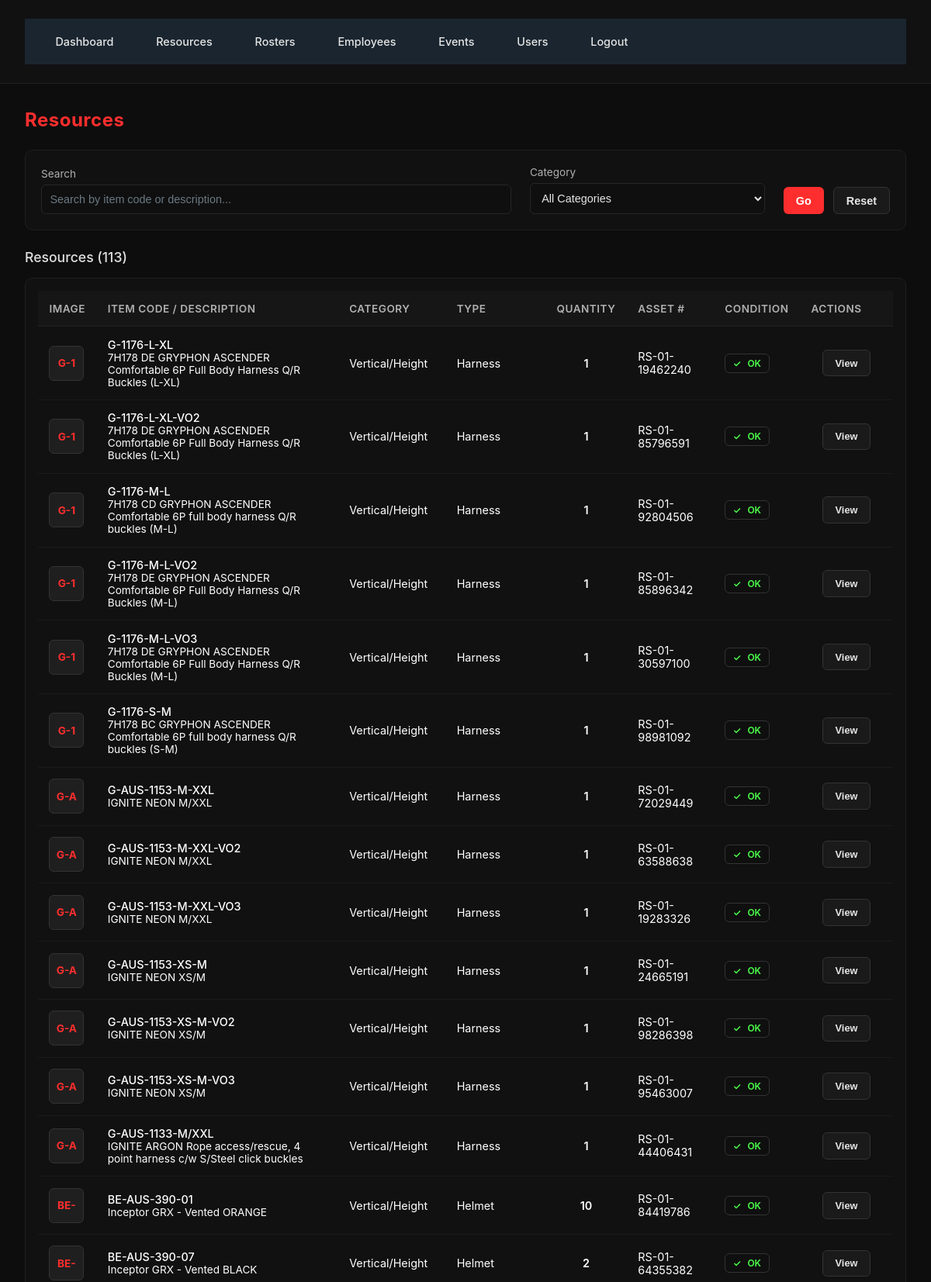
Screenshot of /resources (signed in, upper part) with the database file from the repository.
### Database.py (models this page shows)
class Resource(db.Model):
    id = db.Column(db.Integer, primary_key=True)
    item_code = db.Column(db.String(120), unique=True, nullable=False)
    category = db.Column(db.String(120), nullable=False)
    type = db.Column(db.String(120), nullable=False)
    description = db.Column(db.String(255))
    qty = db.Column(db.Integer, default=1)
    asset_number = db.Column(db.String(120))
    dom = db.Column(db.Date)  # Date of Manufacture
    lifespan_years = db.Column(db.Integer)

### app.py (the view)
    @app.route('/resources')
    @login_required
    def resources():
        return render_template('resources.html', resources=Resource.query.all())

### Templates/resources.html (shortened to what this page needs)
{% extends "base.html" %}
{% block content %}
<div class="page-header">
  <h2 class="page-title">Resources</h2>
</div>
<div class="filter-section">
  <div class="filter-row">
    <div class="filter-group" style="flex: 2;">
      <label>Search</label>
      <input type="text" id="searchInput" placeholder="Search by item code or description...">
    </div>
    <div class="filter-group">
      <label>Category</label>
      <select id="categoryFilter">
        <option value="">All Categories</option>
      </select>
    </div>
    <div class="filter-actions">
      <button class="btn btn-primary" onclick="applyFilters()">Go</button>
      <button class="btn btn-secondary" onclick="resetFilters()">Reset</button>
    </div>
  </div>
</div>
<div class="resources-header">
  <div class="resources-count">Resources (<span id="resourceCount">{{ resources|length }}</span>)</div>
</div>
<div class="table-wrapper">
  <table id="resourcesTable">
    <thead>
      <tr>
        <th style="width: 60px;">Image</th>
        <th>Item Code / Description</th>
        <th>Category</th>
        <th>Type</th>
        <th>Quantity</th>
        <th>Asset #</th>
        <th>Condition</th>
        <th style="width: 120px;">Actions</th>
      </tr>
    </thead>
    <tbody>
      {% for res in resources %}
      <tr class="resource-row" data-category="{{ res.category }}" data-search="{{ res.item_code }} {{ res.description }}">
        <td>
          <div class="resource-img">{{ res.item_code[:3].upper() }}</div>
        </td>
        <td>
          <div style="font-weight: 500;">{{ res.item_code }}</div>
          <div style="color: #ffffff; font-size: 0.85rem;">{{ res.description or 'N/A' }}</div>
        </td>
        <td>{{ res.category }}</td>
        <td>{{ res.type }}</td>
        <td>
          <div style="text-align: center; font-weight: 600;">{{ res.qty }}</div>
        </td>
        <td>{{ res.asset_number or '-' }}</td>
        <td>
          <span class="status-badge">OK</span>
        </td>
        <td style="text-align: center;">
          <a href="{{ url_for('resource_detail', resource_id=res.id) }}" style="text-decoration: none;">
            <button class="btn btn-secondary" style="padding: 0.4rem 0.8rem; font-size: 0.8rem;">View</button>
          </a>
        </td>
      </tr>
      {% endfor %}
    </tbody>
  </table>
</div>
{% endblock %}

### Static/Css/styles.css (style rules this page uses)
* { margin: 0; padding: 0; box-sizing: border-box; }
body { font-family: '72', 'SAP Sans', system-ui, sans-serif; background-color: #000000; color: #e0e0e0; }
.page-header .page-title { color: #ff9191; }
.page-header { display: flex; justify-content: space-between; align-items: center; margin-bottom: 1.5rem; }
.page-title { font-size: 1.5rem; font-weight: 500; color: #0dccff; }
.filter-section { background: #232f3a; padding: 1.5rem; border-radius: 4px; margin-bottom: 1.5rem; border: 1px solid #2d3f4d; }
.filter-row { display: flex; gap: 1rem; flex-wrap: wrap; align-items: center; }
.filter-group { flex: 1; min-width: 200px; }
.filter-group label { display: block; font-size: 0.85rem; color: #b0bcc4; margin-bottom: 0.5rem; }
.filter-group input, .filter-group select { width: 100%; padding: 0.65rem; background: #1a252f; border: 1px solid #2d3f4d; color: #e0e0e0; border-radius: 4px; font-size: 0.9rem; }
.filter-group input::placeholder { color: #6b7982; }
.filter-actions { display: flex; gap: 0.5rem; }
.btn { padding: 0.65rem 1.25rem; border: none; border-radius: 4px; font-weight: 500; cursor: pointer; transition: all 0.2s; font-size: 0.9rem; }
.btn-primary { background: #000000; color: #ffffff; font-weight: 600; }
.btn-secondary { background: transparent; color: #ffffff; border: 1px solid #ff9f9f; }
.resources-header { display: flex; justify-content: space-between; align-items: center; margin-bottom: 1rem; }
.resources-count { font-size: 1.1rem; font-weight: 500; color: #e0e0e0; }
.table-wrapper { background: #000000; border: 1px solid #000000; border-radius: 4px; overflow: hidden; }
table { width: 100%; border-collapse: collapse; }
table thead { background: #000000; border-bottom: 1px solid #000000; }
table th { padding: 1rem; text-align: left; font-weight: 600; color: #ffffff; font-size: 0.85rem; text-transform: uppercase; letter-spacing: 0.5px; }
table td { padding: 1rem; border-bottom: 1px solid #ffffff; color: #ffffff; font-size: 0.9rem; }
table tbody tr { transition: background 0.15s; }
.resource-img { width: 48px; height: 48px; border-radius: 4px; background: #000000; display: flex; align-items: center; justify-content: center; font-weight: 600; color: #ff9191; font-size: 0.8rem; }
.status-badge { display: inline-flex; align-items: center; padding: 0.35rem 0.75rem; background: rgba(76, 175, 80, 0.2); color: #4caf50; border-radius: 4px; font-size: 0.85rem; font-weight: 500; }
.status-badge::before { content: '✓'; margin-right: 0.5rem; }

### Templates/base.html (style rules this page uses)
body { background: #0d0d0d; color: #e6e6e6; font-family: "Inter", "Segoe UI", sans-serif; margin: 0; padding: 0; }

### rows the page displays
Resource: item_code "G-1", item_code "G-1176-L-XL", description "7H178 DE GRYPHON ASCENDER Comfortable 6P Full Body Harness Q/R Buckles (L-XL)", category "Vertical/Height", type "Harness", qty "1", asset_number "RS-01-19462240"
Resource: item_code "G-1", item_code "G-1176-L-XL-VO2", description "7H178 DE GRYPHON ASCENDER Comfortable 6P Full Body Harness Q/R Buckles (L-XL)", category "Vertical/Height", type "Harness", qty "1", asset_number "RS-01-85796591"
Resource: item_code "G-1", item_code "G-1176-M-L", description "7H178 CD GRYPHON ASCENDER Comfortable 6P full body harness Q/R buckles (M-L)", category "Vertical/Height", type "Harness", qty "1", asset_number "RS-01-92804506"
Resource: item_code "G-1", item_code "G-1176-M-L-VO2", description "7H178 DE GRYPHON ASCENDER Comfortable 6P Full Body Harness Q/R Buckles (M-L)", category "Vertical/Height", type "Harness", qty "1", asset_number "RS-01-85896342"
Resource: item_code "G-1", item_code "G-1176-M-L-VO3", description "7H178 DE GRYPHON ASCENDER Comfortable 6P Full Body Harness Q/R Buckles (M-L)", category "Vertical/Height", type "Harness", qty "1", asset_number "RS-01-30597100"
Resource: item_code "G-1", item_code "G-1176-S-M", description "7H178 BC GRYPHON ASCENDER Comfortable 6P full body harness Q/R buckles (S-M)", category "Vertical/Height", type "Harness", qty "1", asset_number "RS-01-98981092"
Resource: item_code "G-A", item_code "G-AUS-1153-M-XXL", description "IGNITE NEON M/XXL", category "Vertical/Height", type "Harness", qty "1", asset_number "RS-01-72029449"
Resource: item_code "G-A", item_code "G-AUS-1153-M-XXL-VO2", description "IGNITE NEON M/XXL", category "Vertical/Height", type "Harness", qty "1", asset_number "RS-01-63588638"
Resource: item_code "G-A", item_code "G-AUS-1153-M-XXL-VO3", description "IGNITE NEON M/XXL", category "Vertical/Height", type "Harness", qty "1", asset_number "RS-01-19283326"
Resource: item_code "G-A", item_code "G-AUS-1153-XS-M", description "IGNITE NEON XS/M", category "Vertical/Height", type "Harness", qty "1", asset_number "RS-01-24665191"
Resource: item_code "G-A", item_code "G-AUS-1153-XS-M-VO2", description "IGNITE NEON XS/M", category "Vertical/Height", type "Harness", qty "1", asset_number "RS-01-98286398"
Resource: item_code "G-A", item_code "G-AUS-1153-XS-M-VO3", description "IGNITE NEON XS/M", category "Vertical/Height", type "Harness", qty "1", asset_number "RS-01-95463007"
Resource: item_code "G-A", item_code "G-AUS-1133-M/XXL", description "IGNITE ARGON Rope access/rescue, 4 point harness c/w S/Steel click buckles", category "Vertical/Height", type "Harness", qty "1", asset_number "RS-01-44406431"
Resource: item_code "BE-", item_code "BE-AUS-390-01", description "Inceptor GRX - Vented ORANGE", category "Vertical/Height", type "Helmet", qty "10", asset_number "RS-01-84419786"
Resource: item_code "BE-", item_code "BE-AUS-390-07", description "Inceptor GRX - Vented BLACK", category "Vertical/Height", type "Helmet", qty "2", asset_number "RS-01-64355382"

### other values shown
{{ resources|length }} "113"
